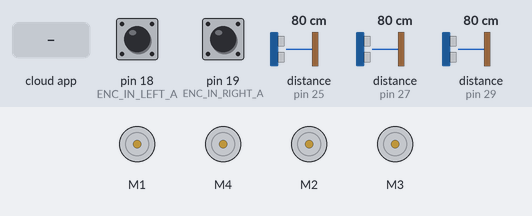
Recording of a sketch running on a simulated Arduino Mega 2560, built with avr-gcc and run on an emulated ATmega2560. On the bench: 4 × DC motor (green arrow = forward, orange = backward, longer = faster). Wiring (inferred from the names in the program): 3 × ultrasonic range finder: trigger pin 24, echo pin 25 / trigger pin 26, echo pin 27 / trigger pin 28, echo pin 29. The test bench sets the inputs (shaded band); at power-on: pin 18 (ENC_IN_LEFT_A) HIGH, pin 19 (ENC_IN_RIGHT_A) HIGH, distance to the obstacle (sensors on pin 25, pin 27, pin 29) 80 cm. The echo pulse lasts 58.3 µs per cm; the ROS host is connected and sends only what is stated.

Above: at 1.2 s.
1.3 s: the phone or cloud app sets linear.x to -100
At 2.1 s:
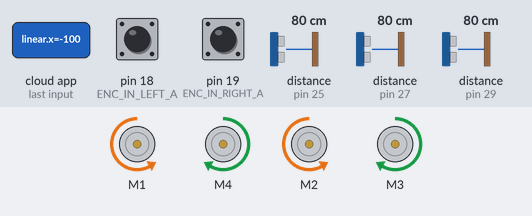
3.1 s: the phone or cloud app sets angular.z to -100
At 4.1 s:
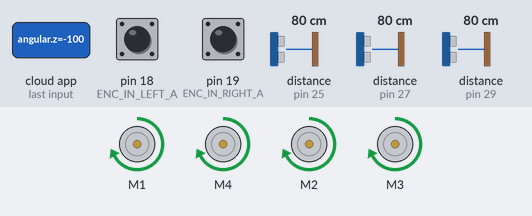
4.6 s: the phone or cloud app sets angular.z to 0
At 5.0 s:
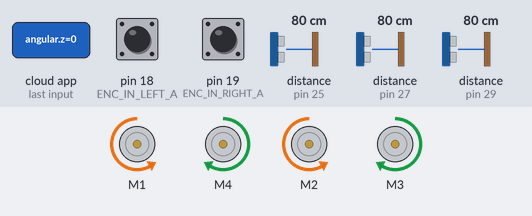
6.1 s: the phone or cloud app sets linear.x to 100
7.9 s: the phone or cloud app sets angular.z to 100
At 9.2 s:
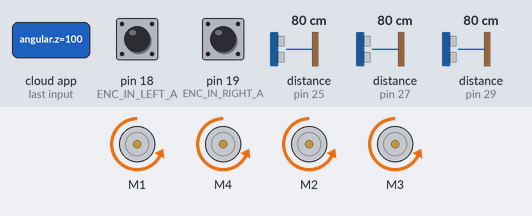
9.5 s: the phone or cloud app sets angular.z to 0
At 11.0 s:
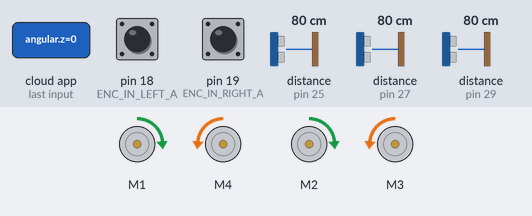
Timing chart, 0 to 12.2 s (numbered marks = the images above; inputs shaded):
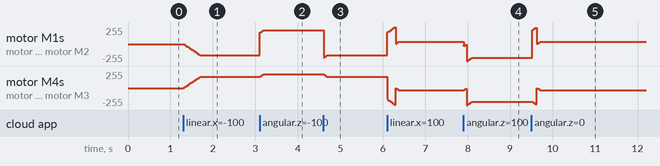

The sketch:

arduinoTest.ino
```cpp
#include <ros.h>
#include <ros/time.h>
#include <std_msgs/Int16.h>
#include <geometry_msgs/Twist.h>
#include <sensor_msgs/LaserScan.h>
#include <AFMotor.h>

ros::NodeHandle nh;

#define ENC_IN_LEFT_A 18
#define ENC_IN_RIGHT_A 19
#define ENC_IN_LEFT_B 22
#define ENC_IN_RIGHT_B 23

boolean Direction_left = true;
boolean Direction_right = true;
const int encoder_minimum = -32768;
const int encoder_maximum = 32767;

std_msgs::Int16 right_wheel_tick_count;
ros::Publisher rightPub("right_ticks", &right_wheel_tick_count);
std_msgs::Int16 left_wheel_tick_count;
ros::Publisher leftPub("left_ticks", &left_wheel_tick_count);

const int interval = 30;
long previousMillis = 0;
long currentMillis = 0;

#define leftTrig 24
#define leftEcho 25
#define centerTrig 26
#define centerEcho 27
#define rightTrig 28
#define rightEcho 29
static float duration, distance;
const int sonar_timeout = 5000;

float angleMin;
float angleMax;
float angleIncrement;
float timeIncrement;
float rangeMin;
float rangeMax;
float valRanges[3];

sensor_msgs::LaserScan scan;
ros::Publisher sonarPub("scan", &scan);

AF_DCMotor tlMotor(1, MOTOR12_64KHZ); // top left, M1
AF_DCMotor trMotor(4, MOTOR34_64KHZ); // top right, M4
AF_DCMotor blMotor(2, MOTOR12_64KHZ); // bottom left, M2
AF_DCMotor brMotor(3, MOTOR34_64KHZ); // bottom right, M3

const int PWM_INCREMENT = 1;
const int TICKS_PER_REVOLUTION = 3000;
const double WHEEL_RADIUS = 0.0575;
const double WHEEL_BASE = 0.28;
const double TICKS_PER_METER = 8000;

const int K_P = 231;
const int b = 62;

const int DRIFT_MULTIPLIER = 120;
const int PWM_TURN = 205;
const int PWM_MIN = 100;
const int PWM_MAX = 215;

double velLeftWheel = 0;
double velRightWheel = 0;
double pwmLeftReq = 0;
double pwmRightReq = 0;

double lastCmdVelReceived = 0;

void right_wheel_tick() {
  int val = digitalRead(ENC_IN_RIGHT_B);
  if (val == LOW) {
    Direction_right = true; // Reverse
  }
  else {
    Direction_right = false; // Forward
  }
  if (Direction_right) {
    if (right_wheel_tick_count.data == encoder_maximum) {
      right_wheel_tick_count.data = encoder_minimum;
    }
    else {
      right_wheel_tick_count.data++;
    }
  }
  else {
    if (right_wheel_tick_count.data == encoder_minimum) {
      right_wheel_tick_count.data = encoder_maximum;
    }
    else {
      right_wheel_tick_count.data--;
    }
  }
}

void left_wheel_tick() {
  int val = digitalRead(ENC_IN_LEFT_B);
  if (val == LOW) {
    Direction_left = false; // Reverse
  }
  else {
    Direction_left = true; // Forward
  }
  if (Direction_left) {
    if (left_wheel_tick_count.data == encoder_maximum) {
      left_wheel_tick_count.data = encoder_minimum;
    }
    else {
      left_wheel_tick_count.data++;
    }
  }
  else {
    if (left_wheel_tick_count.data == encoder_minimum) {
      left_wheel_tick_count.data = encoder_maximum;
    }
    else {
      left_wheel_tick_count.data--;
    }
  }
}

void calc_vel_left_wheel(){
  static double prevTime = 0;
  static int prevLeftCount = 0;
  int numOfTicks = (65535 + left_wheel_tick_count.data - prevLeftCount) % 65535;
  if (numOfTicks > 10000) {
        numOfTicks = 0 - (65535 - numOfTicks);
  }
  velLeftWheel = numOfTicks/TICKS_PER_METER/((millis()/1000)-prevTime);
  prevLeftCount = left_wheel_tick_count.data;
  prevTime = (millis()/1000);
}

void calc_vel_right_wheel(){
  static double prevTime = 0;
  static int prevRightCount = 0;
  int numOfTicks = (65535 + right_wheel_tick_count.data - prevRightCount) % 65535;
  if (numOfTicks > 10000) {
        numOfTicks = 0 - (65535 - numOfTicks);
  }
  velRightWheel = numOfTicks/TICKS_PER_METER/((millis()/1000)-prevTime);
  prevRightCount = right_wheel_tick_count.data;
  prevTime = (millis()/1000);
}

void calc_pwm_values(const geometry_msgs::Twist& cmdVel) {
  lastCmdVelReceived = (millis()/1000);
  pwmLeftReq = K_P * cmdVel.linear.x + b;
  pwmRightReq = K_P * cmdVel.linear.x + b;

  // Check if we need to turn
  if (cmdVel.angular.z != 0.0) {
    // Turn left
    if (cmdVel.angular.z > 0.0) {
      pwmLeftReq = -PWM_TURN;
      pwmRightReq = PWM_TURN;
    }
    // Turn right
    else {
      pwmLeftReq = PWM_TURN;
      pwmRightReq = -PWM_TURN;
    }
  }
  // Go straight
  else {
    static double prevDiff = 0;
    static double prevPrevDiff = 0;
    double currDifference = velLeftWheel - velRightWheel;
    double avgDifference = (prevDiff+prevPrevDiff+currDifference)/3;
    prevPrevDiff = prevDiff;
    prevDiff = currDifference;

    pwmLeftReq -= (int)(avgDifference); // * DRIFT_MULTIPLIER
    pwmRightReq += (int)(avgDifference); // * DRIFT_MULTIPLIER
  }

  // Handle low PWM values
  if (abs(pwmLeftReq) < PWM_MIN) {
    pwmLeftReq = 0;
  }
  if (abs(pwmRightReq) < PWM_MIN) {
    pwmRightReq = 0;
  }
}

void set_pwm_values() {
  static int pwmLeftOut = 0;
  static int pwmRightOut = 0;
  static bool stopped = false;
  if ((pwmLeftReq * velLeftWheel < 0 && pwmLeftOut != 0) ||
      (pwmRightReq * velRightWheel < 0 && pwmRightOut != 0)) {
    pwmLeftReq = 0;
    pwmRightReq = 0;
  }

  // Set the direction of the motors
  if (pwmLeftReq > 0) { // Left wheel forward
    tlMotor.run(FORWARD);
    blMotor.run(FORWARD);
  }
  else if (pwmLeftReq < 0) { // Left wheel reverse
    tlMotor.run(BACKWARD);
    blMotor.run(BACKWARD);
  }
  else if (pwmLeftReq == 0 && pwmLeftOut == 0 ) { // Left wheel stop
    tlMotor.run(RELEASE);
    blMotor.run(RELEASE);
  }
  else { // Left wheel stop
    tlMotor.run(RELEASE);
    blMotor.run(RELEASE);
  }

  if (pwmRightReq > 0) { // Right wheel forward
    trMotor.run(BACKWARD);
    brMotor.run(BACKWARD);
  }
  else if(pwmRightReq < 0) { // Right wheel reverse
    trMotor.run(FORWARD);
    brMotor.run(FORWARD);
  }
  else if (pwmRightReq == 0 && pwmRightOut == 0) { // Right wheel stop
    trMotor.run(RELEASE);
    brMotor.run(RELEASE);
  }
  else { // Right wheel stop
    trMotor.run(RELEASE);
    brMotor.run(RELEASE);
  }

  // Increase the required PWM if the robot is not moving
  /*if (pwmLeftReq != 0 && velLeftWheel == 0) {
    pwmLeftReq *= 1.2;
  }
  if (pwmRightReq != 0 && velRightWheel == 0) {
    pwmRightReq *= 1.2;
  }*/

  // Calculate the output PWM value by making slow changes to the current value
  if (abs(pwmLeftReq) > pwmLeftOut) {
    pwmLeftOut += PWM_INCREMENT;
  }
  else if (abs(pwmLeftReq) < pwmLeftOut) {
    pwmLeftOut -= PWM_INCREMENT;
  }
  else{}

  if (abs(pwmRightReq) > pwmRightOut) {
    pwmRightOut += PWM_INCREMENT;
  }
  else if(abs(pwmRightReq) < pwmRightOut) {
    pwmRightOut -= PWM_INCREMENT;
  }
  else{}

  // Conditional operator to limit PWM output at the maximum
  /*pwmLeftOut = (pwmLeftOut > PWM_MAX) ? PWM_MAX : pwmLeftOut;
  pwmRightOut = (pwmRightOut > PWM_MAX) ? PWM_MAX : pwmRightOut;*/

  // PWM output cannot be less than 0
  pwmLeftOut = (pwmLeftOut < 0) ? 0 : pwmLeftOut;
  pwmRightOut = (pwmRightOut < 0) ? 0 : pwmRightOut;

  tlMotor.setSpeed(pwmLeftOut);
  blMotor.setSpeed(pwmLeftOut);
  trMotor.setSpeed(pwmRightOut);
  brMotor.setSpeed(pwmRightOut);
}

ros::Subscriber<geometry_msgs::Twist> subCmdVel("cmd_vel", &calc_pwm_values );

void setup() {
  pinMode(ENC_IN_LEFT_A , INPUT_PULLUP);
  pinMode(ENC_IN_LEFT_B , INPUT);
  pinMode(ENC_IN_RIGHT_A , INPUT_PULLUP);
  pinMode(ENC_IN_RIGHT_B , INPUT);
  attachInterrupt(digitalPinToInterrupt(ENC_IN_LEFT_A), left_wheel_tick, RISING);
  attachInterrupt(digitalPinToInterrupt(ENC_IN_RIGHT_A), right_wheel_tick, RISING);

  pinMode(leftTrig, OUTPUT);
  pinMode(leftEcho, INPUT);
  pinMode(centerTrig, OUTPUT);
  pinMode(centerEcho, INPUT);
  pinMode(rightTrig, OUTPUT);
  pinMode(rightEcho, INPUT);

  tlMotor.setSpeed(0);
  trMotor.setSpeed(0);
  blMotor.setSpeed(0);
  brMotor.setSpeed(0);

  angleMin = -0.7854;
  angleMax = 0.7854;
  angleIncrement = 0.7854;
  timeIncrement = 1 / 6;
  rangeMin = 0.03;
  rangeMax = 0.8;
  scan.ranges_length = 3;
  for (int i=0; i<=2; i++) {
    valRanges[i] = i;
  }

  nh.getHardware()->setBaud(115200);
  nh.initNode();
  nh.advertise(rightPub);
  nh.advertise(leftPub);
  nh.advertise(sonarPub);
  nh.subscribe(subCmdVel);
}

void loop() {
  nh.spinOnce();

  currentMillis = millis();
  if (currentMillis - previousMillis > interval) {
    previousMillis = currentMillis;

    sonarSensor(rightTrig, rightEcho);
    valRanges[0] = distance / 100.0;
    sonarSensor(centerTrig, centerEcho);
    valRanges[1] = distance / 100.0;
    sonarSensor(leftTrig, leftEcho);
    valRanges[2] = distance / 100.0;

    scan.header.stamp = nh.now();
    scan.header.frame_id = "ultrasound";
    scan.angle_min = angleMin;
    scan.angle_max = angleMax;
    scan.angle_increment = angleIncrement;
    scan.time_increment = timeIncrement;
    scan.range_min = rangeMin;
    scan.range_max = rangeMax;
    scan.ranges = valRanges;
    sonarPub.publish( &scan );

    leftPub.publish( &left_wheel_tick_count );
    rightPub.publish( &right_wheel_tick_count );

    calc_vel_right_wheel();
    calc_vel_left_wheel();
  }

  set_pwm_values();
}

void sonarSensor(int trigPin, int echoPin) {
  digitalWrite(trigPin, LOW);
  digitalWrite(trigPin, HIGH);
  delayMicroseconds(10);
  digitalWrite(trigPin, LOW);
  duration = pulseIn(echoPin, HIGH, sonar_timeout);
  distance = 0.034 * duration / 2;
}
```

Measured:
- after the input at 1.3 s, motor M1, motor M2: moves from stopped to backward 169/255 over 0.40 s, starting at once; motor M4, motor M3: moves from stopped to forward 169/255 over 0.40 s, starting at once
- after the input at 3.1 s, motor M1, motor M2: backward 169/255 → forward 205/255 at once; motor M4, motor M3: forward 169/255 → forward 205/255 at once
- after the input at 4.6 s, motor M1, motor M2: forward 205/255 → backward 169/255 at once; motor M4, motor M3: forward 205/255 → forward 169/255 at once
- after the input at 7.9 s, motor M1, motor M2: forward 37/255 → backward 205/255 at once; motor M4, motor M3: backward 37/255 → backward 205/255 at once
- after the input at 9.5 s, motor M1, motor M2: backward 205/255 → forward 37/255 at once; motor M4, motor M3: backward 205/255 → backward 37/255 at once
